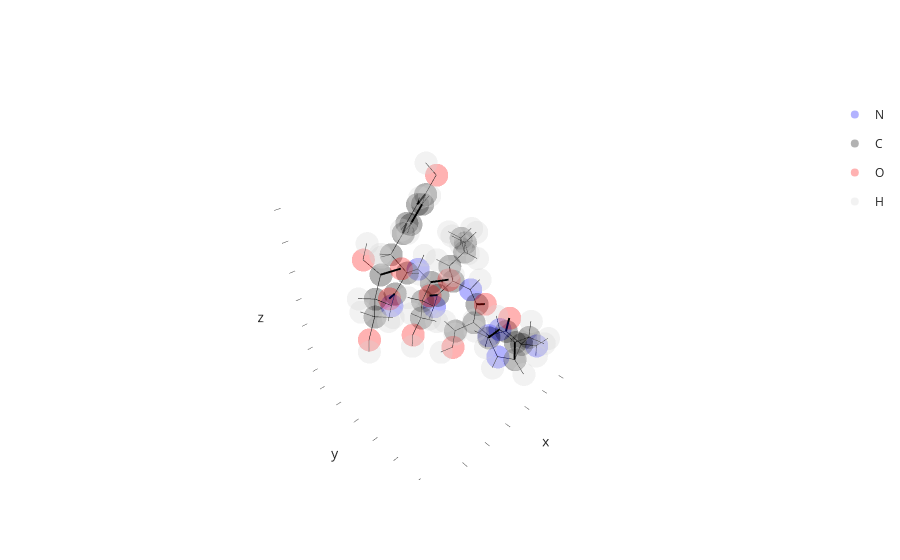

The cell this chart's notebook holds for it:
### Code cell
s.show()

### Figure 1 — Plotly figure (JSON) as saved in the notebook; plotly's stock layout.template omitted (floating-point values rounded to 4 significant figures; data arrays with more than 128 entries replaced by an {"elided": "..."} marker saying what was removed)
{"data": [{"customdata": [["N", 1, 1, "HIS", "A"], ["ND1", 7, 1, "HIS", "A"], ["NE2", 10, 1, "HIS", "A"], ["N", 20, 2, "SER", "A"], ["N", 31, 3, "LEU", "A"], ["N", 50, 4, "SER", "A"], ["N", 61, 5, "TYR", "A"], ["N", 82, 6, "SER", "A"]], "hovertemplate": "atom_element=N<br>x=%{x}<br>y=%{y}<br>z=%{z}<br>atom_id=%{customdata[0]}<br>atom_serial=%{customdata[1]}<br>residue_serial=%{customdata[2]}<br>residue_name=%{customdata[3]}<br>chain_id=%{customdata[4]}<extra></extra>", "legendgroup": "N", "marker": {"color": "blue", "opacity": 0.3, "symbol": "circle"}, "mode": "markers", "name": "N", "scene": "scene", "showlegend": true, "type": "scatter3d", "x": [-0.04, 3.38, 5.058, 2.212, 1.526, 4.549, 5.563, 8.879], "y": [-1.21, -2.075, -0.801, -3.905, -6.431, -7.105, -7.491, -6.202], "z": [0.053, 3.129, 2.662, 0.7647, 3.232, 2.931, 6.361, 5.826]}, {"customdata": {"elided": "30x5 mixed values"}, "hovertemplate": "atom_element=C<br>x=%{x}<br>y=%{y}<br>z=%{z}<br>atom_id=%{customdata[0]}<br>atom_serial=%{customdata[1]}<br>residue_serial=%{customdata[2]}<br>residue_name=%{customdata[3]}<br>chain_id=%{customdata[4]}<extra></extra>", "legendgroup": "C", "marker": {"color": "black", "opacity": 0.3, "symbol": "circle"}, "mode": "markers", "name": "C", "scene": "scene", "showlegend": true, "type": "scatter3d", "x": [1.172, 1.083, 1.484, 2.94, 3.96, 4.693, 2.342, 2.048, 3.762, 2.339, 3.465, 1.48, 0.3531, -0.5152, 0.9523, 5.577, 4.971, 6.654, 6.848, 7.888, 7.299, 6.278, 5.223, 6.4, 4.285, 5.462, 4.401, 9.933, 9.338, 10.88], "y": [-1.709, -3.207, -0.975, -1.06, -0.251, -1.908, -5.26, -5.299, -5.772, -7.43, -7.883, -8.638, -8.189, -9.394, -7.584, -7.164, -6.899, -6.115, -7.049, -7.093, -7.956, -7.908, -8.801, -6.973, -8.759, -6.924, -7.82, -6.308, -6.336, -5.112], "z": [0.652, 0.905, 1.962, 2.353, 2.046, 3.317, 1.262, 2.755, 1.017, 3.895, 2.977, 4.268, 5.201, 5.57, 6.471, 3.95, 5.321, 3.666, 6.864, 5.753, 8.01, 9.115, 9.12, 10.13, 10.13, 11.14, 11.15, 6.814, 8.214, 6.696]}, {"customdata": [["O", 4, 1, "HIS", "A"], ["O", 23, 2, "SER", "A"], ["OG", 25, 2, "SER", "A"], ["O", 34, 3, "LEU", "A"], ["O", 53, 4, "SER", "A"], ["OG", 55, 4, "SER", "A"], ["O", 64, 5, "TYR", "A"], ["OH", 72, 5, "TYR", "A"], ["O", 85, 6, "SER", "A"], ["OG", 87, 6, "SER", "A"], ["OXT", 88, 6, "SER", "A"]], "hovertemplate": "atom_element=O<br>x=%{x}<br>y=%{y}<br>z=%{z}<br>atom_id=%{customdata[0]}<br>atom_serial=%{customdata[1]}<br>residue_serial=%{customdata[2]}<br>residue_name=%{customdata[3]}<br>chain_id=%{customdata[4]}<extra></extra>", "legendgroup": "O", "marker": {"color": "red", "opacity": 0.3, "symbol": "circle"}, "mode": "markers", "name": "O", "scene": "scene", "showlegend": true, "type": "scatter3d", "x": [0.04, 2.293, 4.039, 3.333, 4.007, 7.232, 7.775, 3.481, 8.303, 11.45, 9.956], "y": [-3.77, -4.331, -5.745, -8.899, -6.184, -6.366, -7.911, -7.776, -5.757, -5.087, -7.005], "z": [1.222, 3.426, -0.3844, 2.344, 5.406, 2.384, 4.877, 12.14, 8.423, 5.386, 9.189]}, {"customdata": {"elided": "45x5 mixed values"}, "hovertemplate": "atom_element=H<br>x=%{x}<br>y=%{y}<br>z=%{z}<br>atom_id=%{customdata[0]}<br>atom_serial=%{customdata[1]}<br>residue_serial=%{customdata[2]}<br>residue_name=%{customdata[3]}<br>chain_id=%{customdata[4]}<extra></extra>", "legendgroup": "H", "marker": {"color": "lightgray", "opacity": 0.3, "symbol": "circle"}, "mode": "markers", "name": "H", "scene": "scene", "showlegend": true, "type": "scatter3d", "x": [-0.102, -0.715, 1.965, 1.215, 0.859, 2.828, 4.108, 5.34, 6.002, 2.517, 1.631, 4.471, 3.856, 4.942, 0.7379, 2.768, 2.092, 1.052, -0.2595, -1.317, -0.942, 0.09685, 1.564, 1.57, 0.1493, 5.004, 6.03, 6.2, 7.429, 7.9, 4.935, 6.757, 7.393, 8.264, 5.133, 7.225, 3.461, 5.554, 3.797, 9.315, 10.49, 10.32, 11.68, 12.03, 9.571], "y": [-1.155, -0.741, -1.558, 0.087, -1.368, -2.838, 0.647, -2.55, -0.428, -3.903, -5.902, -5.13, -6.793, -6.07, -6.238, -6.998, -9.386, -9.071, -7.443, -9.074, -9.826, -10.14, -8.332, -6.726, -7.264, -7.178, -8.157, -5.124, -6.165, -5.682, -7.55, -6.025, -8.979, -7.618, -9.533, -6.277, -9.456, -6.191, -8.362, -6.078, -7.229, -4.192, -5.197, -4.318, -7.022], "z": [-0.95, 0.634, -0.089, 1.879, 2.775, 3.511, 1.479, 3.892, 2.627, -0.1944, 0.7398, 1.54, 1.386, -0.4973, 3.825, 4.801, 4.772, 3.363, 4.696, 6.235, 4.665, 6.074, 6.975, 6.208, 7.135, 2.036, 3.944, 3.673, 4.43, 2.241, 7.145, 7.229, 7.645, 8.391, 8.332, 10.12, 10.14, 11.93, 12.84, 4.928, 6.643, 6.868, 7.436, 5.35, 10.08]}, {"hoverinfo": "skip", "line": {"color": "black", "width": 1}, "mode": "lines", "showlegend": false, "type": "scatter3d", "x": [-0.04, 1.172], "y": [-1.21, -1.709], "z": [0.053, 0.652]}, {"hoverinfo": "skip", "line": {"color": "black", "width": 1}, "mode": "lines", "showlegend": false, "type": "scatter3d", "x": [-0.04, -0.102], "y": [-1.21, -1.155], "z": [0.053, -0.95]}, {"hoverinfo": "skip", "line": {"color": "black", "width": 1}, "mode": "lines", "showlegend": false, "type": "scatter3d", "x": [-0.04, -0.715], "y": [-1.21, -0.741], "z": [0.053, 0.634]}, {"hoverinfo": "skip", "line": {"color": "black", "width": 1}, "mode": "lines", "showlegend": false, "type": "scatter3d", "x": [1.172, 1.083], "y": [-1.709, -3.207], "z": [0.652, 0.905]}, {"hoverinfo": "skip", "line": {"color": "black", "width": 1}, "mode": "lines", "showlegend": false, "type": "scatter3d", "x": [1.172, 1.484], "y": [-1.709, -0.975], "z": [0.652, 1.962]}, {"hoverinfo": "skip", "line": {"color": "black", "width": 1}, "mode": "lines", "showlegend": false, "type": "scatter3d", "x": [1.172, 1.965], "y": [-1.709, -1.558], "z": [0.652, -0.089]}, {"hoverinfo": "skip", "line": {"color": "black", "width": 4}, "mode": "lines", "showlegend": false, "type": "scatter3d", "x": [1.083, 0.04], "y": [-3.207, -3.77], "z": [0.905, 1.222]}, {"hoverinfo": "skip", "line": {"color": "black", "width": 1}, "mode": "lines", "showlegend": false, "type": "scatter3d", "x": [1.083, 2.212], "y": [-3.207, -3.905], "z": [0.905, 0.7647]}, {"hoverinfo": "skip", "line": {"color": "black", "width": 1}, "mode": "lines", "showlegend": false, "type": "scatter3d", "x": [1.484, 2.94], "y": [-0.975, -1.06], "z": [1.962, 2.353]}, {"hoverinfo": "skip", "line": {"color": "black", "width": 1}, "mode": "lines", "showlegend": false, "type": "scatter3d", "x": [1.484, 1.215], "y": [-0.975, 0.087], "z": [1.962, 1.879]}, {"hoverinfo": "skip", "line": {"color": "black", "width": 1}, "mode": "lines", "showlegend": false, "type": "scatter3d", "x": [1.484, 0.859], "y": [-0.975, -1.368], "z": [1.962, 2.775]}, {"hoverinfo": "skip", "line": {"color": "black", "width": 1}, "mode": "lines", "showlegend": false, "type": "scatter3d", "x": [2.94, 3.38], "y": [-1.06, -2.075], "z": [2.353, 3.129]}, {"hoverinfo": "skip", "line": {"color": "black", "width": 4}, "mode": "lines", "showlegend": false, "type": "scatter3d", "x": [2.94, 3.96], "y": [-1.06, -0.251], "z": [2.353, 2.046]}, {"hoverinfo": "skip", "line": {"color": "black", "width": 4}, "mode": "lines", "showlegend": false, "type": "scatter3d", "x": [3.38, 4.693], "y": [-2.075, -1.908], "z": [3.129, 3.317]}, {"hoverinfo": "skip", "line": {"color": "black", "width": 1}, "mode": "lines", "showlegend": false, "type": "scatter3d", "x": [3.38, 2.828], "y": [-2.075, -2.838], "z": [3.129, 3.511]}, {"hoverinfo": "skip", "line": {"color": "black", "width": 1}, "mode": "lines", "showlegend": false, "type": "scatter3d", "x": [3.96, 5.058], "y": [-0.251, -0.801], "z": [2.046, 2.662]}, {"hoverinfo": "skip", "line": {"color": "black", "width": 1}, "mode": "lines", "showlegend": false, "type": "scatter3d", "x": [3.96, 4.108], "y": [-0.251, 0.647], "z": [2.046, 1.479]}, {"hoverinfo": "skip", "line": {"color": "black", "width": 1}, "mode": "lines", "showlegend": false, "type": "scatter3d", "x": [4.693, 5.058], "y": [-1.908, -0.801], "z": [3.317, 2.662]}, {"hoverinfo": "skip", "line": {"color": "black", "width": 1}, "mode": "lines", "showlegend": false, "type": "scatter3d", "x": [4.693, 5.34], "y": [-1.908, -2.55], "z": [3.317, 3.892]}, {"hoverinfo": "skip", "line": {"color": "black", "width": 1}, "mode": "lines", "showlegend": false, "type": "scatter3d", "x": [5.058, 6.002], "y": [-0.801, -0.428], "z": [2.662, 2.627]}, {"hoverinfo": "skip", "line": {"color": "black", "width": 1}, "mode": "lines", "showlegend": false, "type": "scatter3d", "x": [2.212, 2.342], "y": [-3.905, -5.26], "z": [0.7647, 1.262]}, {"hoverinfo": "skip", "line": {"color": "black", "width": 1}, "mode": "lines", "showlegend": false, "type": "scatter3d", "x": [2.212, 2.517], "y": [-3.905, -3.903], "z": [0.7647, -0.1944]}, {"hoverinfo": "skip", "line": {"color": "black", "width": 1}, "mode": "lines", "showlegend": false, "type": "scatter3d", "x": [2.342, 2.048], "y": [-5.26, -5.299], "z": [1.262, 2.755]}, {"hoverinfo": "skip", "line": {"color": "black", "width": 1}, "mode": "lines", "showlegend": false, "type": "scatter3d", "x": [2.342, 3.762], "y": [-5.26, -5.772], "z": [1.262, 1.017]}, {"hoverinfo": "skip", "line": {"color": "black", "width": 1}, "mode": "lines", "showlegend": false, "type": "scatter3d", "x": [2.342, 1.631], "y": [-5.26, -5.902], "z": [1.262, 0.7398]}, {"hoverinfo": "skip", "line": {"color": "black", "width": 4}, "mode": "lines", "showlegend": false, "type": "scatter3d", "x": [2.048, 2.293], "y": [-5.299, -4.331], "z": [2.755, 3.426]}, {"hoverinfo": "skip", "line": {"color": "black", "width": 1}, "mode": "lines", "showlegend": false, "type": "scatter3d", "x": [2.048, 1.526], "y": [-5.299, -6.431], "z": [2.755, 3.232]}, {"hoverinfo": "skip", "line": {"color": "black", "width": 1}, "mode": "lines", "showlegend": false, "type": "scatter3d", "x": [3.762, 4.039], "y": [-5.772, -5.745], "z": [1.017, -0.3844]}, {"hoverinfo": "skip", "line": {"color": "black", "width": 1}, "mode": "lines", "showlegend": false, "type": "scatter3d", "x": [3.762, 4.471], "y": [-5.772, -5.13], "z": [1.017, 1.54]}, {"hoverinfo": "skip", "line": {"color": "black", "width": 1}, "mode": "lines", "showlegend": false, "type": "scatter3d", "x": [3.762, 3.856], "y": [-5.772, -6.793], "z": [1.017, 1.386]}, {"hoverinfo": "skip", "line": {"color": "black", "width": 1}, "mode": "lines", "showlegend": false, "type": "scatter3d", "x": [4.039, 4.942], "y": [-5.745, -6.07], "z": [-0.3844, -0.4973]}, {"hoverinfo": "skip", "line": {"color": "black", "width": 1}, "mode": "lines", "showlegend": false, "type": "scatter3d", "x": [1.526, 2.339], "y": [-6.431, -7.43], "z": [3.232, 3.895]}, {"hoverinfo": "skip", "line": {"color": "black", "width": 1}, "mode": "lines", "showlegend": false, "type": "scatter3d", "x": [1.526, 0.7379], "y": [-6.431, -6.238], "z": [3.232, 3.825]}, {"hoverinfo": "skip", "line": {"color": "black", "width": 1}, "mode": "lines", "showlegend": false, "type": "scatter3d", "x": [2.339, 3.465], "y": [-7.43, -7.883], "z": [3.895, 2.977]}, {"hoverinfo": "skip", "line": {"color": "black", "width": 1}, "mode": "lines", "showlegend": false, "type": "scatter3d", "x": [2.339, 1.48], "y": [-7.43, -8.638], "z": [3.895, 4.268]}, {"hoverinfo": "skip", "line": {"color": "black", "width": 1}, "mode": "lines", "showlegend": false, "type": "scatter3d", "x": [2.339, 2.768], "y": [-7.43, -6.998], "z": [3.895, 4.801]}, {"hoverinfo": "skip", "line": {"color": "black", "width": 4}, "mode": "lines", "showlegend": false, "type": "scatter3d", "x": [3.465, 3.333], "y": [-7.883, -8.899], "z": [2.977, 2.344]}, {"hoverinfo": "skip", "line": {"color": "black", "width": 1}, "mode": "lines", "showlegend": false, "type": "scatter3d", "x": [3.465, 4.549], "y": [-7.883, -7.105], "z": [2.977, 2.931]}, {"hoverinfo": "skip", "line": {"color": "black", "width": 1}, "mode": "lines", "showlegend": false, "type": "scatter3d", "x": [1.48, 0.3531], "y": [-8.638, -8.189], "z": [4.268, 5.201]}, {"hoverinfo": "skip", "line": {"color": "black", "width": 1}, "mode": "lines", "showlegend": false, "type": "scatter3d", "x": [1.48, 2.092], "y": [-8.638, -9.386], "z": [4.268, 4.772]}, {"hoverinfo": "skip", "line": {"color": "black", "width": 1}, "mode": "lines", "showlegend": false, "type": "scatter3d", "x": [1.48, 1.052], "y": [-8.638, -9.071], "z": [4.268, 3.363]}, {"hoverinfo": "skip", "line": {"color": "black", "width": 1}, "mode": "lines", "showlegend": false, "type": "scatter3d", "x": [0.3531, -0.5152], "y": [-8.189, -9.394], "z": [5.201, 5.57]}, {"hoverinfo": "skip", "line": {"color": "black", "width": 1}, "mode": "lines", "showlegend": false, "type": "scatter3d", "x": [0.3531, 0.9523], "y": [-8.189, -7.584], "z": [5.201, 6.471]}, {"hoverinfo": "skip", "line": {"color": "black", "width": 1}, "mode": "lines", "showlegend": false, "type": "scatter3d", "x": [0.3531, -0.2595], "y": [-8.189, -7.443], "z": [5.201, 4.696]}, {"hoverinfo": "skip", "line": {"color": "black", "width": 1}, "mode": "lines", "showlegend": false, "type": "scatter3d", "x": [-0.5152, -1.317], "y": [-9.394, -9.074], "z": [5.57, 6.235]}, {"hoverinfo": "skip", "line": {"color": "black", "width": 1}, "mode": "lines", "showlegend": false, "type": "scatter3d", "x": [-0.5152, -0.942], "y": [-9.394, -9.826], "z": [5.57, 4.665]}, {"hoverinfo": "skip", "line": {"color": "black", "width": 1}, "mode": "lines", "showlegend": false, "type": "scatter3d", "x": [-0.5152, 0.09685], "y": [-9.394, -10.14], "z": [5.57, 6.074]}, {"hoverinfo": "skip", "line": {"color": "black", "width": 1}, "mode": "lines", "showlegend": false, "type": "scatter3d", "x": [0.9523, 1.564], "y": [-7.584, -8.332], "z": [6.471, 6.975]}, {"hoverinfo": "skip", "line": {"color": "black", "width": 1}, "mode": "lines", "showlegend": false, "type": "scatter3d", "x": [0.9523, 1.57], "y": [-7.584, -6.726], "z": [6.471, 6.208]}, {"hoverinfo": "skip", "line": {"color": "black", "width": 1}, "mode": "lines", "showlegend": false, "type": "scatter3d", "x": [0.9523, 0.1493], "y": [-7.584, -7.264], "z": [6.471, 7.135]}, {"hoverinfo": "skip", "line": {"color": "black", "width": 1}, "mode": "lines", "showlegend": false, "type": "scatter3d", "x": [4.549, 5.577], "y": [-7.105, -7.164], "z": [2.931, 3.95]}, {"hoverinfo": "skip", "line": {"color": "black", "width": 1}, "mode": "lines", "showlegend": false, "type": "scatter3d", "x": [4.549, 5.004], "y": [-7.105, -7.178], "z": [2.931, 2.036]}, {"hoverinfo": "skip", "line": {"color": "black", "width": 1}, "mode": "lines", "showlegend": false, "type": "scatter3d", "x": [5.577, 4.971], "y": [-7.164, -6.899], "z": [3.95, 5.321]}, {"hoverinfo": "skip", "line": {"color": "black", "width": 1}, "mode": "lines", "showlegend": false, "type": "scatter3d", "x": [5.577, 6.654], "y": [-7.164, -6.115], "z": [3.95, 3.666]}, {"hoverinfo": "skip", "line": {"color": "black", "width": 1}, "mode": "lines", "showlegend": false, "type": "scatter3d", "x": [5.577, 6.03], "y": [-7.164, -8.157], "z": [3.95, 3.944]}, {"hoverinfo": "skip", "line": {"color": "black", "width": 4}, "mode": "lines", "showlegend": false, "type": "scatter3d", "x": [4.971, 4.007], "y": [-6.899, -6.184], "z": [5.321, 5.406]}, {"hoverinfo": "skip", "line": {"color": "black", "width": 1}, "mode": "lines", "showlegend": false, "type": "scatter3d", "x": [4.971, 5.563], "y": [-6.899, -7.491], "z": [5.321, 6.361]}, {"hoverinfo": "skip", "line": {"color": "black", "width": 1}, "mode": "lines", "showlegend": false, "type": "scatter3d", "x": [6.654, 7.232], "y": [-6.115, -6.366], "z": [3.666, 2.384]}, {"hoverinfo": "skip", "line": {"color": "black", "width": 1}, "mode": "lines", "showlegend": false, "type": "scatter3d", "x": [6.654, 6.2], "y": [-6.115, -5.124], "z": [3.666, 3.673]}, {"hoverinfo": "skip", "line": {"color": "black", "width": 1}, "mode": "lines", "showlegend": false, "type": "scatter3d", "x": [6.654, 7.429], "y": [-6.115, -6.165], "z": [3.666, 4.43]}, {"hoverinfo": "skip", "line": {"color": "black", "width": 1}, "mode": "lines", "showlegend": false, "type": "scatter3d", "x": [7.232, 7.9], "y": [-6.366, -5.682], "z": [2.384, 2.241]}, {"hoverinfo": "skip", "line": {"color": "black", "width": 1}, "mode": "lines", "showlegend": false, "type": "scatter3d", "x": [5.563, 6.848], "y": [-7.491, -7.049], "z": [6.361, 6.864]}, {"hoverinfo": "skip", "line": {"color": "black", "width": 1}, "mode": "lines", "showlegend": false, "type": "scatter3d", "x": [5.563, 4.935], "y": [-7.491, -7.55], "z": [6.361, 7.145]}, {"hoverinfo": "skip", "line": {"color": "black", "width": 1}, "mode": "lines", "showlegend": false, "type": "scatter3d", "x": [6.848, 7.888], "y": [-7.049, -7.093], "z": [6.864, 5.753]}, {"hoverinfo": "skip", "line": {"color": "black", "width": 1}, "mode": "lines", "showlegend": false, "type": "scatter3d", "x": [6.848, 7.299], "y": [-7.049, -7.956], "z": [6.864, 8.01]}, {"hoverinfo": "skip", "line": {"color": "black", "width": 1}, "mode": "lines", "showlegend": false, "type": "scatter3d", "x": [6.848, 6.757], "y": [-7.049, -6.025], "z": [6.864, 7.229]}, {"hoverinfo": "skip", "line": {"color": "black", "width": 4}, "mode": "lines", "showlegend": false, "type": "scatter3d", "x": [7.888, 7.775], "y": [-7.093, -7.911], "z": [5.753, 4.877]}, {"hoverinfo": "skip", "line": {"color": "black", "width": 1}, "mode": "lines", "showlegend": false, "type": "scatter3d", "x": [7.888, 8.879], "y": [-7.093, -6.202], "z": [5.753, 5.826]}, {"hoverinfo": "skip", "line": {"color": "black", "width": 1}, "mode": "lines", "showlegend": false, "type": "scatter3d", "x": [7.299, 6.278], "y": [-7.956, -7.908], "z": [8.01, 9.115]}, {"hoverinfo": "skip", "line": {"color": "black", "width": 1}, "mode": "lines", "showlegend": false, "type": "scatter3d", "x": [7.299, 7.393], "y": [-7.956, -8.979], "z": [8.01, 7.645]}, {"hoverinfo": "skip", "line": {"color": "black", "width": 1}, "mode": "lines", "showlegend": false, "type": "scatter3d", "x": [7.299, 8.264], "y": [-7.956, -7.618], "z": [8.01, 8.391]}, {"hoverinfo": "skip", "line": {"color": "black", "width": 4}, "mode": "lines", "showlegend": false, "type": "scatter3d", "x": [6.278, 5.223], "y": [-7.908, -8.801], "z": [9.115, 9.12]}, {"hoverinfo": "skip", "line": {"color": "black", "width": 1}, "mode": "lines", "showlegend": false, "type": "scatter3d", "x": [6.278, 6.4], "y": [-7.908, -6.973], "z": [9.115, 10.13]}, {"hoverinfo": "skip", "line": {"color": "black", "width": 1}, "mode": "lines", "showlegend": false, "type": "scatter3d", "x": [5.223, 4.285], "y": [-8.801, -8.759], "z": [9.12, 10.13]}, {"hoverinfo": "skip", "line": {"color": "black", "width": 1}, "mode": "lines", "showlegend": false, "type": "scatter3d", "x": [5.223, 5.133], "y": [-8.801, -9.533], "z": [9.12, 8.332]}, {"hoverinfo": "skip", "line": {"color": "black", "width": 4}, "mode": "lines", "showlegend": false, "type": "scatter3d", "x": [6.4, 5.462], "y": [-6.973, -6.924], "z": [10.13, 11.14]}, {"hoverinfo": "skip", "line": {"color": "black", "width": 1}, "mode": "lines", "showlegend": false, "type": "scatter3d", "x": [6.4, 7.225], "y": [-6.973, -6.277], "z": [10.13, 10.12]}, {"hoverinfo": "skip", "line": {"color": "black", "width": 4}, "mode": "lines", "showlegend": false, "type": "scatter3d", "x": [4.285, 4.401], "y": [-8.759, -7.82], "z": [10.13, 11.15]}, {"hoverinfo": "skip", "line": {"color": "black", "width": 1}, "mode": "lines", "showlegend": false, "type": "scatter3d", "x": [4.285, 3.461], "y": [-8.759, -9.456], "z": [10.13, 10.14]}, {"hoverinfo": "skip", "line": {"color": "black", "width": 1}, "mode": "lines", "showlegend": false, "type": "scatter3d", "x": [5.462, 4.401], "y": [-6.924, -7.82], "z": [11.14, 11.15]}, {"hoverinfo": "skip", "line": {"color": "black", "width": 1}, "mode": "lines", "showlegend": false, "type": "scatter3d", "x": [5.462, 5.554], "y": [-6.924, -6.191], "z": [11.14, 11.93]}, {"hoverinfo": "skip", "line": {"color": "black", "width": 1}, "mode": "lines", "showlegend": false, "type": "scatter3d", "x": [4.401, 3.481], "y": [-7.82, -7.776], "z": [11.15, 12.14]}, {"hoverinfo": "skip", "line": {"color": "black", "width": 1}, "mode": "lines", "showlegend": false, "type": "scatter3d", "x": [3.481, 3.797], "y": [-7.776, -8.362], "z": [12.14, 12.84]}, {"hoverinfo": "skip", "line": {"color": "black", "width": 1}, "mode": "lines", "showlegend": false, "type": "scatter3d", "x": [8.879, 9.933], "y": [-6.202, -6.308], "z": [5.826, 6.814]}, {"hoverinfo": "skip", "line": {"color": "black", "width": 1}, "mode": "lines", "showlegend": false, "type": "scatter3d", "x": [8.879, 9.315], "y": [-6.202, -6.078], "z": [5.826, 4.928]}, {"hoverinfo": "skip", "line": {"color": "black", "width": 1}, "mode": "lines", "showlegend": false, "type": "scatter3d", "x": [9.933, 9.338], "y": [-6.308, -6.336], "z": [6.814, 8.214]}, {"hoverinfo": "skip", "line": {"color": "black", "width": 1}, "mode": "lines", "showlegend": false, "type": "scatter3d", "x": [9.933, 10.88], "y": [-6.308, -5.112], "z": [6.814, 6.696]}, {"hoverinfo": "skip", "line": {"color": "black", "width": 1}, "mode": "lines", "showlegend": false, "type": "scatter3d", "x": [9.933, 10.49], "y": [-6.308, -7.229], "z": [6.814, 6.643]}, {"hoverinfo": "skip", "line": {"color": "black", "width": 4}, "mode": "lines", "showlegend": false, "type": "scatter3d", "x": [9.338, 8.303], "y": [-6.336, -5.757], "z": [8.214, 8.423]}, {"hoverinfo": "skip", "line": {"color": "black", "width": 1}, "mode": "lines", "showlegend": false, "type": "scatter3d", "x": [9.338, 9.956], "y": [-6.336, -7.005], "z": [8.214, 9.189]}, {"hoverinfo": "skip", "line": {"color": "black", "width": 1}, "mode": "lines", "showlegend": false, "type": "scatter3d", "x": [10.88, 11.45], "y": [-5.112, -5.087], "z": [6.696, 5.386]}, {"hoverinfo": "skip", "line": {"color": "black", "width": 1}, "mode": "lines", "showlegend": false, "type": "scatter3d", "x": [10.88, 10.32], "y": [-5.112, -4.192], "z": [6.696, 6.868]}, {"hoverinfo": "skip", "line": {"color": "black", "width": 1}, "mode": "lines", "showlegend": false, "type": "scatter3d", "x": [10.88, 11.68], "y": [-5.112, -5.197], "z": [6.696, 7.436]}, {"hoverinfo": "skip", "line": {"color": "black", "width": 1}, "mode": "lines", "showlegend": false, "type": "scatter3d", "x": [11.45, 12.03], "y": [-5.087, -4.318], "z": [5.386, 5.35]}, {"hoverinfo": "skip", "line": {"color": "black", "width": 1}, "mode": "lines", "showlegend": false, "type": "scatter3d", "x": [9.956, 9.571], "y": [-7.005, -7.022], "z": [9.189, 10.08]}], "layout": {"scene": {"xaxis": {"showgrid": false, "showline": false, "showticklabels": false}, "yaxis": {"showgrid": false, "showline": false, "showticklabels": false}, "zaxis": {"showgrid": false, "showline": false, "showticklabels": false}}}}
